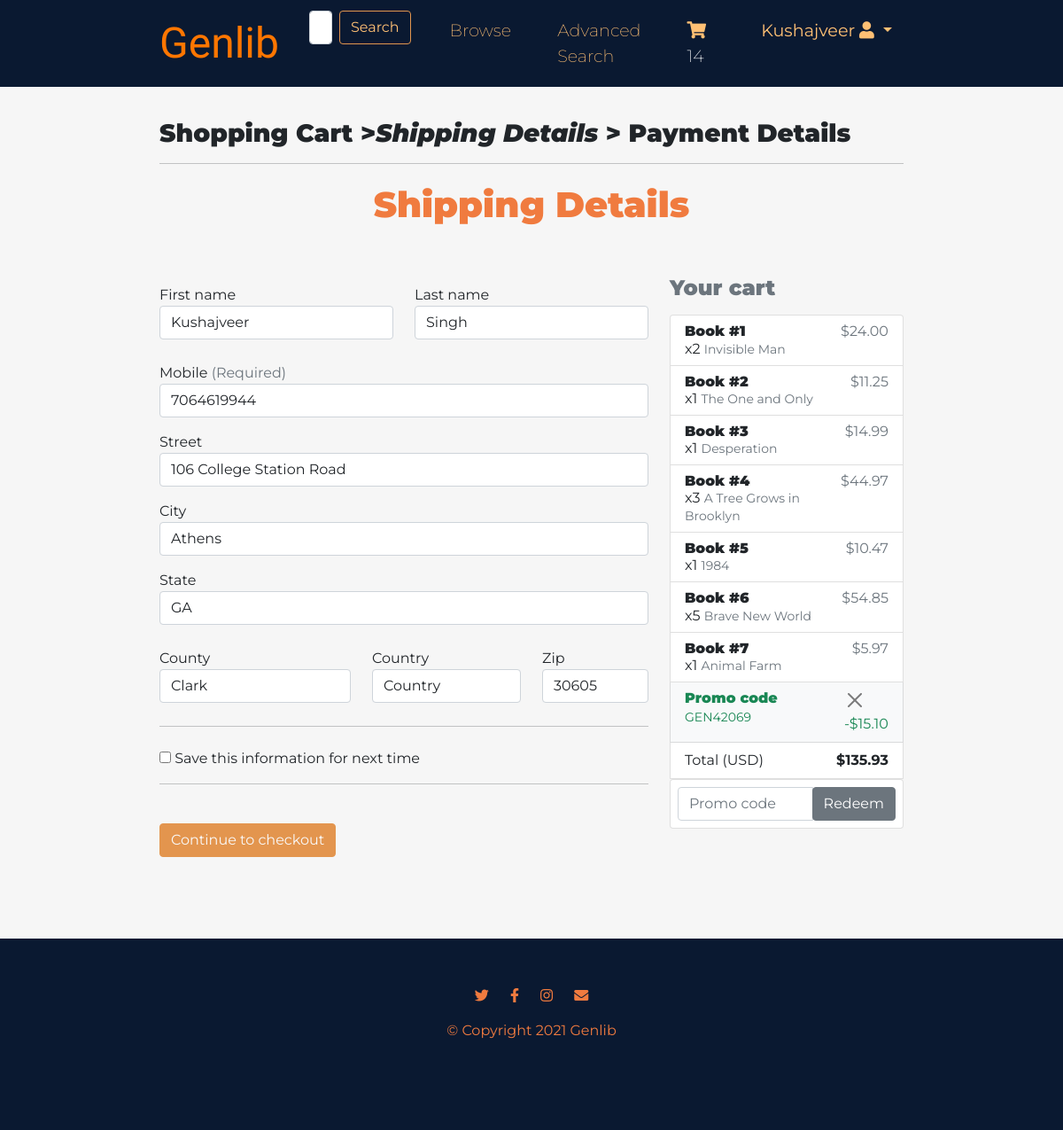
/shipping.html (signed in), run on an earlier commit of the app's database.
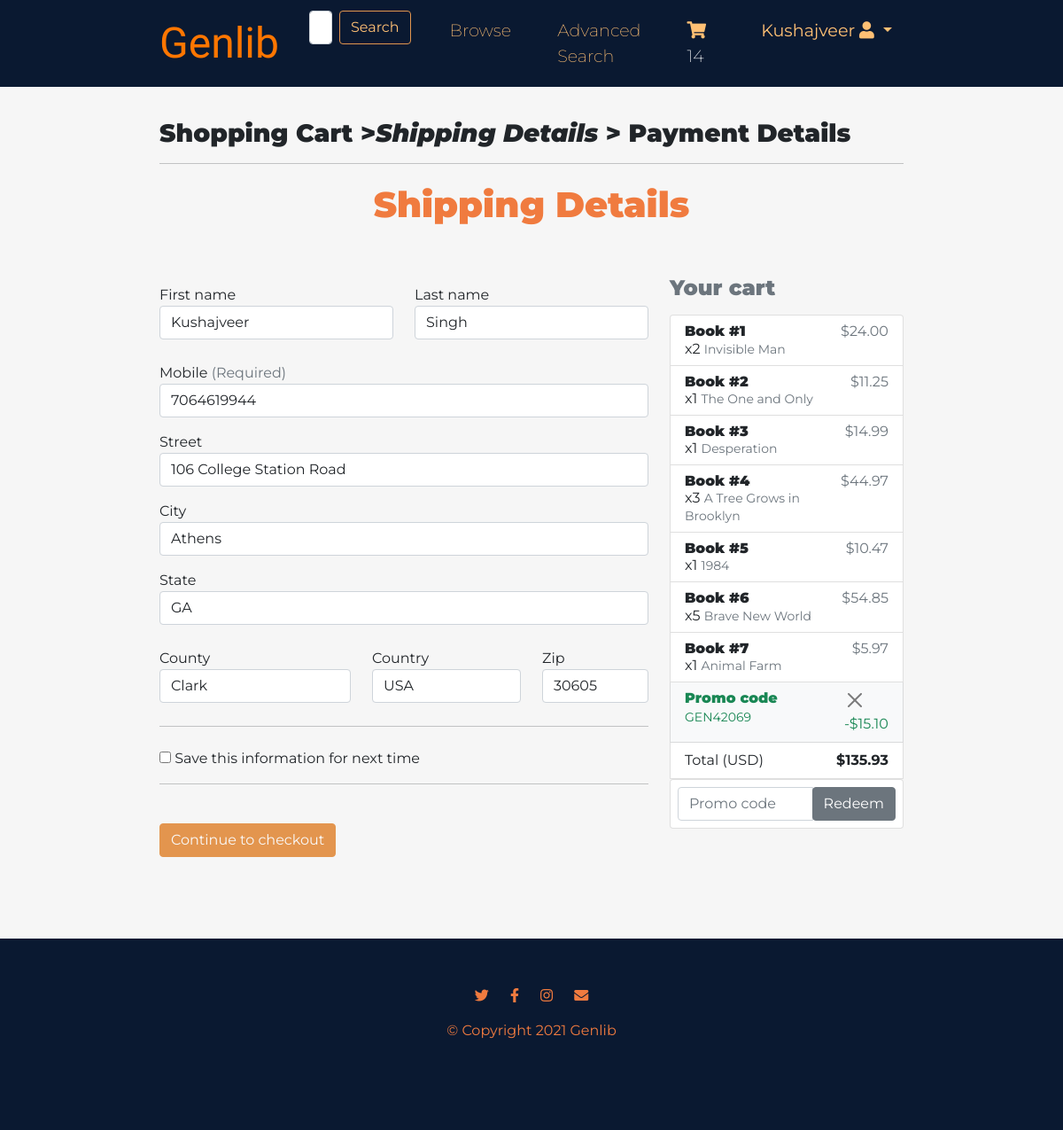
And on a later commit of the database.
### bookstore/models.py (models this page shows, shortened)
class User(AbstractBaseUser, PermissionsMixin):
    first_name = models.CharField(max_length=30)
    last_name = models.CharField(max_length=30)
    email = models.EmailField(max_length=50, unique=True, primary_key=True)
    receive_promotions = models.BooleanField(default=False)
    phone = models.CharField(max_length=11, null=True, blank=True)
    street = models.CharField(max_length=100, null=True, blank=True)
    city = models.CharField(max_length=20, null=True, blank=True)
    state = models.CharField(max_length=20, null=True, blank=True)
    zip_code = models.CharField(max_length=5, null=True, blank=True)
    county = models.CharField(max_length=10, null=True, blank=True)
    country = models.CharField(max_length=10, null=True, blank=True)
    card_count = models.IntegerField(default=0)
    card_name1 = encrypt(models.CharField(max_length=100, null=True, blank=True))
    card_num1 = encrypt(models.CharField(max_length=16, null=True, blank=True))
    card_exp1 = encrypt(models.CharField(max_length=5, null=True, blank=True))
    card_cvv1 = encrypt(models.CharField(max_length=3, null=True, blank=True))
    card_four1 = models.CharField(max_length=4, default="", blank=True)
    card_name2 = encrypt(models.CharField(max_length=100, null=True, blank=True))
    card_num2 = encrypt(models.CharField(max_length=16, null=True, blank=True))
    card_exp2 = encrypt(models.CharField(max_length=5, null=True, blank=True))
    card_cvv2 = encrypt(models.CharField(max_length=3, null=True, blank=True))
    card_four2 = models.CharField(max_length=4, default="", blank=True)
    card_name3 = encrypt(models.CharField(max_length=100, null=True, blank=True))
    card_num3 = encrypt(models.CharField(max_length=16, null=True, blank=True))
    card_exp3 = encrypt(models.CharField(max_length=5, null=True, blank=True))
    card_cvv3 = encrypt(models.CharField(max_length=3, null=True, blank=True))
    card_four3 = models.CharField(max_length=4, default="", blank=True)
    is_staff = models.BooleanField(default=False)
    is_active = models.BooleanField(default=False)
    is_suspended = models.BooleanField(default=False)
    objects = UserManager()
    USERNAME_FIELD = 'email'
    REQUIRED_FIELDS = ['first_name', 'last_name', 'password', 'receive_promotions', 'phone']

### bookstore/views.py (the view)
# urls.py: path('shipping.html', views.shipping, name='shipping'),
def shipping(request):
    order = Order.objects.filter(user=request.user, status="Incomplete")
    if len(order) == 0:
        books = CartItem.objects.filter(user=request.user)
        total_cost = 0
        for book in books:
            total_cost += int(book.quantity)*float(book.book.cost)
        promotion = Promotion(code="SYSTEM",
                              percentage=0,
                              start_date=datetime.date.today(),
                              end_date=datetime.date.today(),)
        promotion.save()
        order = Order.objects.create_order(
            user=request.user,
            total=total_cost,
            orig_total=total_cost,
            promotion=promotion,
            date=datetime.date.today(),
            time=datetime.datetime.now().strftime("%H:%M:%S"),
            first_name="",
            last_name="",
            phone="",
            street="",
            city="",
            state="",
            zip_code="",
            county="",
            country="",
            card_name="",
            card_num="",
            card_exp="",
            card_cvv="",
            card_four="",
        )
        order.save()
    else:
        order = order[0]
    def get_context():
        order = Order.objects.filter(user=request.user, status="Incomplete")[0]
        books = CartItem.objects.filter(user=request.user)
        prices = []
        for book in books:
            price = int(book.quantity)*float(book.book.cost)
            price = f"{price:.2f}"
            prices.append(price)
        total_cost = order.total
        discount = Decimal(int(order.promotion.percentage))*order.orig_total / Decimal(100)
        discount = f"{discount:.2f}"
        context = {
            'cartCount': getCartCount(request),
            'books_in_cart': zip(books, prices),
            'total_cost': total_cost,
            'promo_code_name': order.promotion.code,
            'promo_code_discount': discount,
        }
        return context
    context = get_context()
    if request.method == "POST":
        if request.POST.get("search_button"):
            save_search(request, query=request.POST['search'])
            return redirect('search')
        if request.POST.get("promo_remove_button"):
            order.promotion = Promotion(code="SYSTEM", start_date=datetime.date.today(), end_date=datetime.date.today(), percentage=0)
            order.total = order.orig_total
            order.save()
            context = get_context()
            return render(request, 'bookstore/shipping.html', context)
        if request.POST.get("promo_button"):
            if request.POST["promo_code"] == "":
                context['promo_none_flag'] = True
                return render(request, 'bookstore/shipping.html', context)
            promo = Promotion.objects.filter(code=request.POST['promo_code'])
            if len(promo) == 0:
                context['promo_invalid_flag'] = True
                return render(request, 'bookstore/shipping.html', context)
            completed_orders = Order.objects.filter(user=request.user, status="Confirmed")
            orderItems = []
            for c_orders in completed_orders:
                orderItems.append(OrderItem.objects.filter(order=c_orders)[0])
            for orderItem in orderItems:
                used_promo = orderItem.order.promotion.code
                if used_promo == request.POST['promo_code']:
                    context['promo_flag'] = True
                    return render(request, 'bookstore/shipping.html', context)
            promo = promo[0]
            if promo.start_date > datetime.date.today():
                context['promo_start_flag'] = True
                return render(request, 'bookstore/shipping.html', context)
            if promo.end_date < datetime.date.today():
                context['promo_end_flag'] = True
                return render(request, 'bookstore/shipping.html', context)
            if order.promotion.code != "SYSTEM":
                order.total = order.orig_total
            order.promotion = promo
            order.total = order.total * Decimal(100-int(promo.percentage)) / Decimal(100)
            order.total = round(order.total, 2)
            order.save()
            context = get_context()
            return render(request, 'bookstore/shipping.html', context)
        first_name = request.POST['userFirst_name']
        last_name = request.POST['userLast_name']
        phone = request.POST['userPhone']
        street = request.POST['userStreet']
        city = request.POST['userCity']
        state = request.POST['userState']
        zip_code = request.POST['userZip']
        county = request.POST['userCounty']
        country = request.POST['userCountry']
        if "save_address" in request.POST.getlist("checks[]"):
            user = request.user
            mail_message = ""
            if user.first_name != first_name:
                mail_message += "* Your first name has been updated\n"
            if user.last_name != last_name:
                mail_message += "* Your last name has been updated\n"
            if user.phone != phone:
                mail_message += "* Your phone has been updated\n"
            if user.street != street:
                mail_message += "* Your steet has been updated\n"
            if user.city != city:
                mail_message += "* Your city has been updated\n"
            if user.state != state:
                mail_message += "* Your state has been updated\n"
            if user.zip_code != zip_code:
                mail_message += "* Your zip code has been updated\n"
            if user.county != county:
                mail_message += "* Your county has been updated"
            if user.country != country:
                mail_message += "* Your country has been updated"
            user.first_name = first_name
            user.last_name = last_name
            user.phone = phone
            user.street = street
            user.city = city
            user.state = state
            user.zip_code = zip_code
            user.county = county
            user.country = country
            user.save()
            mail_subject = "Changes made to your genlib account"
            if mail_message != "":
                EMAIL = EmailMessage(mail_subject, mail_message, to=[request.user.email])
                EMAIL.send()
        order.first_name = first_name
        order.last_name = last_name
        order.phone = phone
        order.street = street
        order.city = city
        order.state = state
        order.zip_code = zip_code
        order.county = county
        order.country = country
        order.save()
        return redirect('payment')
    else:
        return render(request, 'bookstore/shipping.html', context)

### bookstore/views.py (called while the page is built)
def getCartCount(request):
    if request.user.is_authenticated:
        count = 0
        cart_items = CartItem.objects.filter(user=request.user)
        for cart_item in cart_items:
            count += cart_item.quantity
        return count
    else:
        return ""

### bookstore/templates/bookstore/shipping.html (shortened to what the changed rows need)
<!doctype html>
<html lang="en">
<head>
  <link href="https://cdn.jsdelivr.net/npm/bootstrap@5.0.1/dist/css/bootstrap.min.css" rel="stylesheet">
  <link rel="stylesheet" href="..\..\static\css\browse-books.css">
  <link rel="stylesheet" href="https://cdnjs.cloudflare.com/ajax/libs/font-awesome/5.8.2/css/all.min.css" />
</head>
</head>
<body>
  <main>
    <section id="title">
      <div class="container-fluid">
        <nav class="navbar navbar-expand-lg">
          <div class="collapse navbar-collapse" id="navbarSupportedContent">
            <ul class="navbar-nav ms-auto">
              {% if not request.user.is_authenticated %}
              <li class="nav-item">
                <a class="nav-link" href="/login.html">Sign in</a>
              </li>
              {% else %}
              <li class="nav-item dropdown">
                <a href="#" class="nav-link dropdown-toggle" id="dropdownUser2" data-bs-toggle="dropdown" aria-expanded="false">
                  <b>&nbsp; {{ user.first_name}}</b>  <i class="fa fa-user"></i>
                </a>
              </li>
              {% endif %}
            </ul>
          </div>
        </nav>
      </div>
    </section>
    <div class="container-fluid">
      <h1 class="big-heading">Shipping Details</h1>
      <div class="row">
        <div class="col-md-8 order-md-1">
          <form class="needs-validation" novalidate="" method="POST" name="shipping-details">
            <div class="row">
              <div class="form-element col-md-6 mb-3">
                <label for="firstName">First name</label>
                <input type="text" class="form-control" id="firstName" placeholder="" value="{{ request.user.first_name }}" name="userFirst_name" required="">
              </div>
              <div class="form-element col-md-6 mb-3">
                <label for="lastName">Last name</label>
                <input type="text" class="form-control" id="lastName" placeholder="" value="{{ request.user.last_name }}" name="userLast_name" required="">
              </div>
            </div>
            <div class="form-element mb-3">
              <label for="mobile">Mobile <span class="text-muted">(Required)</label>
              <input type="text" class="form-control" id="mobile" placeholder="you@example.com" value="{{ request.user.phone }}" name="userPhone">
            </div>
            <div class="form-element mb-3">
              <label for="street">Street</label>
              <input type="text" class="form-control" id="street" placeholder="1234 Main St" required="" value="{{ request.user.street }}" name="userStreet">
            </div>
            <div class="form-element mb-3">
              <label for="city">City</label>
              <input type="text" class="form-control" id="city" placeholder="" value="{{ request.user.city }}" name="userCity">
            </div>
            <div class="form-element mb-3">
              <label for="state">State</label>
              <input type="text" class="form-control" id="state" placeholder="" value="{{ request.user.state }}" name="userState">
            </div>
            <div class="row">
              <div class="form-element col-md-5 mb-3">
                <label for="county">County</label>
                <input type="text" class="form-control" id="county" placeholder="" required="" value="{{ request.user.county }}" name="userCounty">
              </div>
              <div class="form-element col-md-4 mb-3">
                <label for="country">Country</label>
                <input type="text" class="form-control" id="country" placeholder="" required="" value="{{ request.user.country }}" name="userCountry">
              </div>
              <div class="form-element col-md-3 mb-3">
                <label for="zip">Zip</label>
                <input type="text" class="form-control" id="zip" placeholder="" required="" value="{{ request.user.zip_code }}" name="userZip">
              </div>
            </div>
          </form>
        </div>
      </div>
    </div>
  </main>
</body>
</html>

What changed in the data, as far as the page shows it:
changed User "Kushajveer": userCountry "Country" → "USA"
